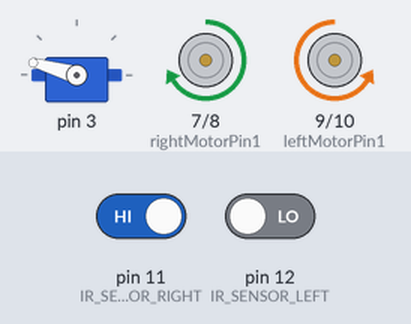
The sketch below on a simulated Arduino Uno, built with avr-gcc and run on an emulated ATmega328P. Parts: servo, motor-driver pin pairs drawn as motors (green arrow = first pin HIGH = forward, orange = second pin HIGH = backward, longer = more drive, scaled by the enable pin). The test bench sets the inputs (shaded band); at power-on: pin 11 (IR_SENSOR_RIGHT) HIGH, pin 12 (IR_SENSOR_LEFT) LOW. What the sketch prints to the serial monitor is not drawn.

Above: at 1.2 s.
1.3 s: pin 11 (IR_SENSOR_RIGHT) driven LOW
At 1.68 s:
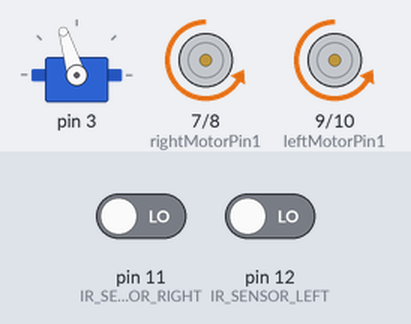
4.3 s: pin 12 (IR_SENSOR_LEFT) driven HIGH
At 4.45 s:
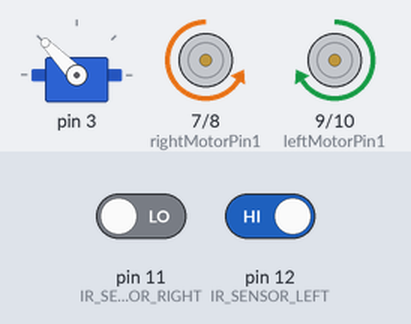
7.3 s: pin 11 (IR_SENSOR_RIGHT) driven HIGH
At 7.53 s:
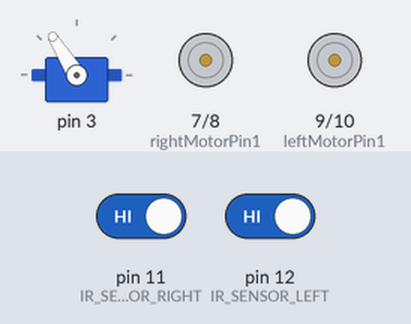
10.3 s: pin 12 (IR_SENSOR_LEFT) driven LOW
At 10.61 s:
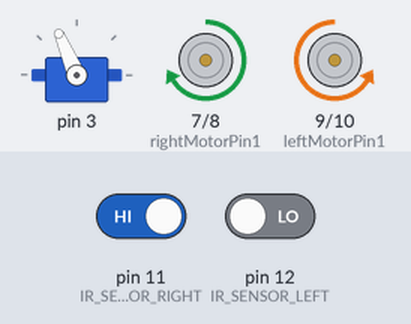
13.3 s: pin 11 (IR_SENSOR_RIGHT) driven LOW
At 13.99 s:
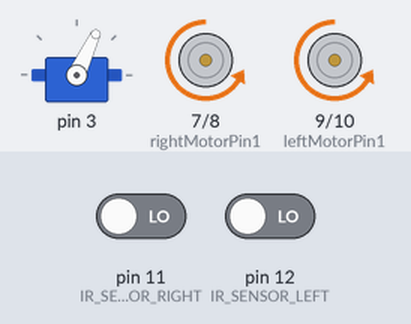
16.3 s: pin 11 (IR_SENSOR_RIGHT) driven HIGH
At 16.46 s:
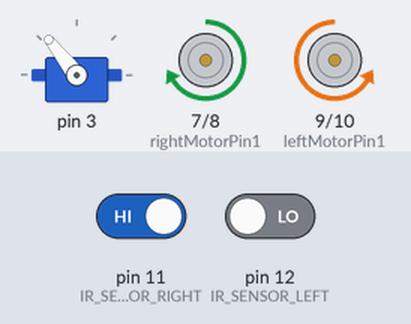
Timing chart, 0 to 20.3 s (numbered marks = the images above; inputs shaded):
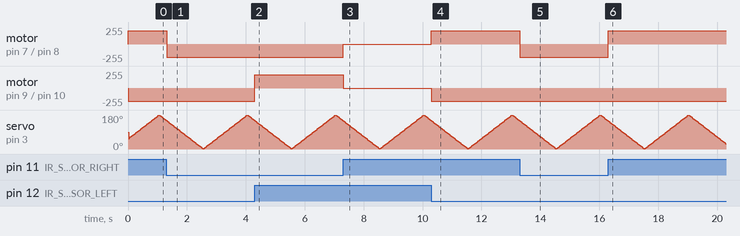

The sketch:

EGN3000L_Olaf.ino
```cpp
#define IR_SENSOR_RIGHT 11 //assigns right IR sensor to pin 11
#define IR_SENSOR_LEFT 12 //assigns left IR sensor to pin 12
#define MOTOR_SPEED 200 //assigns speed of the robot, please select a value from 180 to 255
#define Direction 1 //variable used in conditional statements
#include <Servo.h> // includes servo library functions


//Right motor
int enableRightMotor = 6; //assigns PWM value to right motor
int rightMotorPin1 = 7; //assigns H-bridge switch to arduino board
int rightMotorPin2 = 8; //assigns H-bridge switch to arduino board

//Left motor
int enableLeftMotor = 5; //assigns PWM value to left motor
int leftMotorPin1 = 9; //assigns H-bridge switch to arduino board
int leftMotorPin2 = 10; //assigns H-bridge switch to arduino board

class Sweeper //allows for use of sweeper functions, similar to a servo library
{
  Servo servo; // declares the servo
  int pos; // current servo position placeholder
  int servoPositionMin; //variable stores servo's minimum position
  int servoPositionMax; //variable stores servo's maximum position
  int increment; // increment to move for each interval in b/t degrees
  int  updateInterval;// interval between updates
  unsigned long lastUpdate; // last update of position of servo, does not store negative variable values

public: //by declairing public, the coding instructions can be seen from anywhere in the code
  Sweeper(int interval, int posMin, int posMax) //Sweeper is a function of the servo's interval and min/max positions to control rotation
  {
    updateInterval = interval; //updates interval after every servo iteration
  servoPositionMin = posMin;  //assigns minimum servo position to minimum position value assigned in setup()
    servoPositionMax = posMax; //assigned maximum servo position value assigned in setup()
    pos = servoPositionMin;
    increment = 1; //increments the servo to move in 1 degree steps
  }
  void Attach(int pin)
  {
    servo.attach(pin);  //assigns the servo to the pin on the arduino board
  }
  void Detach()
  {
    servo.detach();  //removed servo from assigned pin number
  }
  void Update()
  {
    if((millis() - lastUpdate) > updateInterval)  // updates step of servo by 1 degree from 0 to 180
    {
      lastUpdate = millis();
      pos += increment;
      servo.write(pos);
      Serial.println(servoPositionMin); //displays servo min and max position on serial monitor
      Serial.println(servoPositionMax);
      if ((pos >= 180) || (pos <= 0)) // end of sweep
      {
        // reverse direction
        increment = -increment;
      }
    }
  }
};

Sweeper sweeper1(15, 45, 55);  //initializes servo position

void setup()
{
    Serial.begin(9600); //opens serial monitor
  sweeper1.Attach(3);  //assigns sweeper funtion to pin number 3

  // set timer 0 divisor to     8 for PWM frequency of  7812.50 Hz
   TCCR0B = TCCR0B & B11111000 | B00000010 ; //allows for controlled speed to change PWM by user while setting appropirate PWM frequency for motor rotation

  pinMode(enableRightMotor, OUTPUT);
  pinMode(rightMotorPin1, OUTPUT);      //Configures these variables as an output: provide substantial amount of current
  pinMode(rightMotorPin2, OUTPUT);

  pinMode(enableLeftMotor, OUTPUT);
  pinMode(leftMotorPin1, OUTPUT);
  pinMode(leftMotorPin2, OUTPUT);      //Configures these variables as an output: provide substantial amount of current

  pinMode(IR_SENSOR_RIGHT, INPUT);    // Configures these varibales as an input: acts as resistor to read sensor, uses small current
  pinMode(IR_SENSOR_LEFT, INPUT);
  rotateMotor(0, 0);


}


void loop()
{
   sweeper1.Update(); //updates the servo position in the sweeper code

  int rightIRSensorValue = digitalRead(IR_SENSOR_RIGHT);  //Reads the value from a specified digital pin, either HIGH or LOW.
  int leftIRSensorValue = digitalRead(IR_SENSOR_LEFT);

  //If none of the sensors detects black line, then go straight
  if (rightIRSensorValue == LOW && leftIRSensorValue == LOW)
  {
    rotateMotor(Direction, Direction); //conditional statements used to determine motor direction in rotateMotor Function

  }
  //If right sensor detects black line, then turn right
  else if (rightIRSensorValue == HIGH && leftIRSensorValue == LOW )
  {
    rotateMotor(-Direction, Direction);//conditional statements used to determine motor direction in rotateMotor Function

  }
  //If left sensor detects black line, then turn left
  else if (rightIRSensorValue == LOW && leftIRSensorValue == HIGH )
  {
    rotateMotor(Direction, -Direction);//conditional statements used to determine motor direction in rotateMotor Function

  }
  //If both the sensors detect black line, then stop
  else
  {
    rotateMotor(0, 0);  //the motor does not spin
  }

}


void rotateMotor(int rightMotorSpeed, int leftMotorSpeed) //rotateMotor is a function of right and left motor speed
{

  if (rightMotorSpeed == Direction) //if right motor speed = 1
  {
    digitalWrite(rightMotorPin1, LOW); //opens switch on H-Bridge (breaks the circuit)
    digitalWrite(rightMotorPin2, HIGH); //closes switch on H-Bridge (makes the circuit)
     {


  }
  }
  else if (rightMotorSpeed == -Direction)  //if right motor speed = -1
  {
    digitalWrite(rightMotorPin1, HIGH); //closes switch on H-Bridge (makes the circuit)
    digitalWrite(rightMotorPin2, LOW); //opens switch on H-Bridge (breaks the circuit)
  }
  else
  {
    digitalWrite(rightMotorPin1, LOW); //opens switch on H-Bridge (breaks the circuit)
    digitalWrite(rightMotorPin2, LOW); //opens switch on H-Bridge (breaks the circuit)
  }

  if (leftMotorSpeed == Direction) //left motor speed conditional statments
  {
    digitalWrite(leftMotorPin1, LOW); //opens switch on H-Bridge (breaks the circuit)
    digitalWrite(leftMotorPin2, HIGH);  //closes switch on H-Bridge (makes the circuit)
  }
  else if (leftMotorSpeed == -Direction)
  {
    digitalWrite(leftMotorPin1, HIGH); //closes switch on H-Bridge (makes the circuit)
    digitalWrite(leftMotorPin2, LOW); //opens switch on H-Bridge (breaks the circuit)
  }
  else
  {
    digitalWrite(leftMotorPin1, LOW); //opens switch on H-Bridge (breaks the circuit)
    digitalWrite(leftMotorPin2, LOW); //opens switch on H-Bridge (breaks the circuit)
  }
  analogWrite(enableRightMotor, MOTOR_SPEED); //assigns PWM to right motor
  analogWrite(enableLeftMotor, MOTOR_SPEED);    // assigns PWM to left motor

}
```

Measured:
- after the input at 1.3 s, motor on pin 7 (rightMotorPin1) / pin 8 (rightMotorPin2): forward 200/255 → backward 200/255 at once
- after the input at 4.3 s, motor on pin 9 (leftMotorPin1) / pin 10 (leftMotorPin2): backward 200/255 → forward 200/255 at once
- after the input at 7.3 s, motor on pin 7 (rightMotorPin1) / pin 8 (rightMotorPin2): backward 200/255 → stopped at once; motor on pin 9 (leftMotorPin1) / pin 10 (leftMotorPin2): forward 200/255 → stopped at once
- after the input at 10.3 s, motor on pin 7 (rightMotorPin1) / pin 8 (rightMotorPin2): stopped → forward 200/255 at once; motor on pin 9 (leftMotorPin1) / pin 10 (leftMotorPin2): stopped → backward 200/255 at once
- after the input at 13.3 s, motor on pin 7 (rightMotorPin1) / pin 8 (rightMotorPin2): forward 200/255 → backward 200/255 at once
- after the input at 16.3 s, motor on pin 7 (rightMotorPin1) / pin 8 (rightMotorPin2): backward 200/255 → forward 200/255 at once
